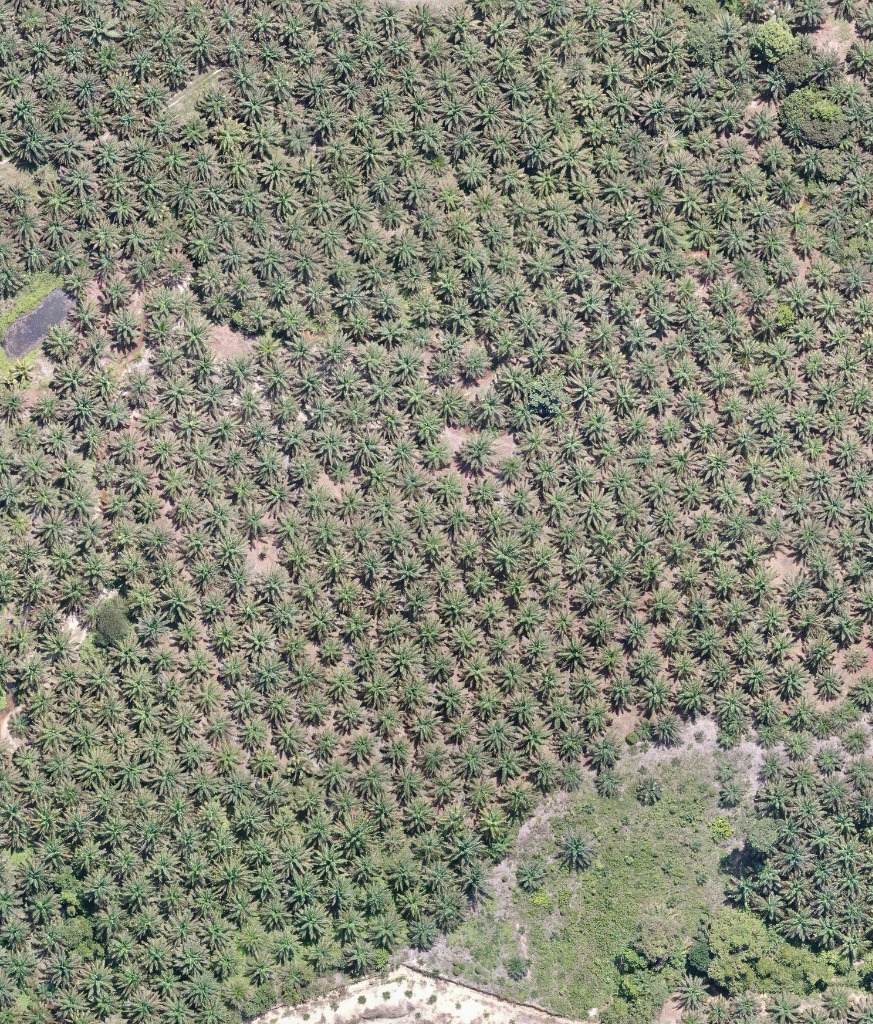
#> input picture count.jpg, 873 x 1024 px, given as the content of the folder data/raw, which was not available
$ python benchmark_generalization.py
#> lines starting #> are read from the running program, lines starting #| are printed output that depends on the picture; after the words box and inside, x2 and y2 are one past the last pixel; in counts of white or black regions, pixels touching at a corner belong together
### src/sawitvision/infer.py
"""Sliced windowing inference and cross-tile deduplication for high-resolution aerial orthomosaics."""

from typing import Any, Callable, Dict, List, Optional, Tuple, Union
import cv2
import numpy as np


def compute_iou_and_ios(
    box1: Dict[str, float], box2: Dict[str, float]
) -> Tuple[float, float]:
    """Calculate Intersection-over-Union (IoU) and Intersection-over-Smaller (IoS) between two boxes."""
    x1_a, y1_a = box1["x"], box1["y"]
    x2_a, y2_a = x1_a + box1["width"], y1_a + box1["height"]

    x1_b, y1_b = box2["x"], box2["y"]
    x2_b, y2_b = x1_b + box2["width"], y1_b + box2["height"]

    # Coordinates of intersection
    x1_i = max(x1_a, x1_b)
    y1_i = max(y1_a, y1_b)
    x2_i = min(x2_a, x2_b)
    y2_i = min(y2_a, y2_b)

    inter_w = max(0.0, x2_i - x1_i)
    inter_h = max(0.0, y2_i - y1_i)
    inter_area = inter_w * inter_h

    area_a = box1["width"] * box1["height"]
    area_b = box2["width"] * box2["height"]
    union_area = area_a + area_b - inter_area

    iou = inter_area / max(1e-5, union_area)
    ios = inter_area / max(1e-5, min(area_a, area_b))

    return iou, ios


def merge_cross_tile_detections(
    detections: List[Dict[str, Any]],
    match_metric: str = "IOS",
    match_threshold: float = 0.50,
) -> List[Dict[str, Any]]:
    """Deduplicate overlapping detections across tile borders using Greedy-NMM.

    Prevents trees lying along slice seams from being counted multiple times.
    """
    if not detections:
        return []

    # Sort descending by confidence
    sorted_dets = sorted(detections, key=lambda d: d.get("confidence", 1.0), reverse=True)
    kept_detections: List[Dict[str, Any]] = []

    for cand in sorted_dets:
        discard = False
        for kept in kept_detections:
            iou, ios = compute_iou_and_ios(cand, kept)
            metric_val = ios if match_metric == "IOS" else iou

            if metric_val >= match_threshold:
                # Duplicate detection on border seam
                discard = True
                break

        if not discard:
            kept_detections.append(cand)

    return kept_detections


def sliced_window_inference(
    image: np.ndarray,
    predict_fn: Callable[[np.ndarray, float], List[Dict[str, Any]]],
    slice_height: int = 640,
    slice_width: int = 640,
    overlap_ratio: float = 0.20,
    conf_threshold: float = 0.25,
    match_threshold: float = 0.50,
) -> List[Dict[str, Any]]:
    """Run windowed sliced inference over large orthomosaics with cross-tile deduplication.

    Args:
        image: Full image array (H, W, C).
        predict_fn: Function taking a sub-image and conf_threshold, returning detections.
        slice_height: Height of sliding window.
        slice_width: Width of sliding window.
        overlap_ratio: Overlap percentage between adjacent windows (default 20%).
        conf_threshold: Confidence threshold for predictions.
        match_threshold: Deduplication threshold for merging border detections.

    Returns:
        List of merged, global-coordinate detections.
    """
    img_h, img_w = image.shape[:2]

    # If image fits cleanly inside slice dimensions, run directly
    if img_h <= slice_height and img_w <= slice_width:
        return predict_fn(image, conf_threshold)

    stride_y = int(slice_height * (1.0 - overlap_ratio))
    stride_x = int(slice_width * (1.0 - overlap_ratio))

    y_starts = list(range(0, max(1, img_h - slice_height + 1), stride_y))
    if y_starts[-1] + slice_height < img_h:
        y_starts.append(img_h - slice_height)

    x_starts = list(range(0, max(1, img_w - slice_width + 1), stride_x))
    if x_starts[-1] + slice_width < img_w:
        x_starts.append(img_w - slice_width)

    all_detections: List[Dict[str, Any]] = []

    for y_offset in y_starts:
        for x_offset in x_starts:
            tile = image[y_offset : y_offset + slice_height, x_offset : x_offset + slice_width]
            tile_dets = predict_fn(tile, conf_threshold)

            # Translate slice-local coordinates to global orthomosaic coordinates
            for d in tile_dets:
                global_det = dict(d)
                global_det["x"] = d["x"] + x_offset
                global_det["y"] = d["y"] + y_offset
                global_det["center_x"] = d["center_x"] + x_offset
                global_det["center_y"] = d["center_y"] + y_offset
                all_detections.append(global_det)

    # Perform cross-tile deduplication
    merged = merge_cross_tile_detections(
        all_detections, match_metric="IOS", match_threshold=match_threshold
    )

    return merged

### src/sawitvision/detector.py
"""Palm crown detection models: adaptive morphological detector and deep learning interface."""

import os
from typing import Any, Dict, List, Optional, Union
import cv2
import numpy as np


class BaseDetector:
    """Abstract interface for crown detectors."""

    # [6 lines left out: function predict, not called in this run]


class AdaptiveCrownDetector(BaseDetector):
    """High-resolution aerial palm crown detector based on spectral contrast and local maxima.

    Provides accurate baseline localization and confidence scores on aerial orthomosaics.
    """

    def __init__(
        self,
        min_distance_px: int = 24,
        crown_radius_px: int = 18,
        veg_hue_range: tuple = (25, 95),
    ):
        self.min_distance_px = min_distance_px
        self.crown_radius_px = crown_radius_px
        self.veg_hue_range = veg_hue_range

    def predict(
        self,
        image: Union[str, np.ndarray],
        conf_threshold: float = 0.25,
    ) -> List[Dict[str, Any]]:
        if isinstance(image, str):
            img = cv2.imread(image)
            if img is None:
                raise FileNotFoundError(f"Failed to load image at: {image}")
        else:
            img = image.copy()

        h, w = img.shape[:2]

        # 1. Vegetation mask using HSV color space
        hsv = cv2.cvtColor(img, cv2.COLOR_BGR2HSV)
        h_min, h_max = self.veg_hue_range
        veg_mask = cv2.inRange(
            hsv, np.array([h_min, 30, 30]), np.array([h_max, 255, 255])
        )

        # 2. Excess Green Index (ExG = 2G - R - B)
        b, g, r = cv2.split(img.astype(np.float32))
        exg = 2.0 * g - r - b
        smoothed = cv2.GaussianBlur(exg, (15, 15), 3.0)

        # 3. Spatial dilation filter to find local spectral maxima
        kernel_size = 2 * self.min_distance_px + 1
        kernel = cv2.getStructuringElement(
            cv2.MORPH_ELLIPSE, (kernel_size, kernel_size)
        )
        local_max = cv2.dilate(smoothed, kernel)

        # Vegetation background filtering
        valid_pixels = smoothed[veg_mask > 0]
        if len(valid_pixels) == 0:
            return []

        base_threshold = np.percentile(valid_pixels, 30)
        max_val = np.max(smoothed)
        val_range = max(1e-5, max_val - base_threshold)

        # Candidate peaks
        peak_mask = (
            (smoothed == local_max)
            & (veg_mask > 0)
            & (smoothed > base_threshold)
        )
        peak_coords = np.argwhere(peak_mask)

        detections: List[Dict[str, Any]] = []
        r_box = self.crown_radius_px

        for y_center, x_center in peak_coords:
            score = float((smoothed[y_center, x_center] - base_threshold) / val_range)
            score = float(np.clip(score, 0.0, 1.0))

            if score < conf_threshold:
                continue

            x1 = max(0, x_center - r_box)
            y1 = max(0, y_center - r_box)
            x2 = min(w, x_center + r_box)
            y2 = min(h, y_center + r_box)
            bw = x2 - x1
            bh = y2 - y1

            detections.append(
                {
                    "center_x": float(x_center),
                    "center_y": float(y_center),
                    "x": float(x1),
                    "y": float(y1),
                    "width": float(bw),
                    "height": float(bh),
                    "confidence": score,
                    "class_name": "oil_palm",
                }
            )

        return detections


class YOLOCrownDetector(BaseDetector):
    """Deep learning detector wrapper for trained PyTorch YOLO models."""

    def __init__(self, model_path: str = "runs/sawit/weights/best.pt"):
        self.model_path = model_path
        self.model = None

    # [41 lines left out: functions load, predict, not called in this run]

### src/sawitvision/viz.py
"""Visualization tools for numbered crown detection preview and density maps."""

from typing import Any, Dict, List, Tuple
import cv2
import numpy as np


def sort_detections_deterministically(
    detections: List[Dict[str, Any]], band_height_px: float = 60.0
) -> List[Dict[str, Any]]:
    """Sort detections systematically top-to-bottom across horizontal bands, then left-to-right.

    Assigns sequential tree_id from 1 to N.
    """
    if not detections:
        return []

    # Assign each detection to a discrete row band based on vertical centroid
    def get_sort_key(d: Dict[str, Any]) -> Tuple[int, float]:
        cy = d["center_y"]
        cx = d["center_x"]
        band_idx = int(cy // band_height_px)
        return (band_idx, cx)

    sorted_dets = sorted(detections, key=get_sort_key)

    # Assign sequential 1..N IDs
    for idx, d in enumerate(sorted_dets, start=1):
        d["tree_id"] = idx

    return sorted_dets


def draw_numbered_detections(
    image: np.ndarray,
    detections: List[Dict[str, Any]],
    box_color: Tuple[int, int, int] = (0, 255, 128),  # Vibrant Green
    text_color: Tuple[int, int, int] = (255, 255, 255),
    font_scale: float = 0.45,
    thickness: int = 1,
) -> np.ndarray:
    """Draw numbered bounding boxes and badges on an image."""
    canvas = image.copy()

    for det in detections:
        x1 = int(det["x"])
        y1 = int(det["y"])
        x2 = int(det["x"] + det["width"])
        y2 = int(det["y"] + det["height"])
        tree_id = det.get("tree_id", 0)

        # Draw bounding rectangle
        cv2.rectangle(canvas, (x1, y1), (x2, y2), box_color, thickness)

        # Label formatting: sequential number
        label = str(tree_id)
        (tw, th), baseline = cv2.getTextSize(
            label, cv2.FONT_HERSHEY_SIMPLEX, font_scale, 1
        )

        # Badge coordinates above or inside top edge
        bx1 = max(0, x1)
        by1 = max(0, y1 - th - 4)
        bx2 = bx1 + tw + 4
        by2 = y1

        if by1 <= 0:
            by1 = y1
            by2 = y1 + th + 4

        # Background badge for contrast against varying foliage & shadow
        cv2.rectangle(canvas, (bx1, by1), (bx2, by2), (20, 20, 20), -1)
        cv2.rectangle(canvas, (bx1, by1), (bx2, by2), box_color, 1)

        # Draw label text
        cv2.putText(
            canvas,
            label,
            (bx1 + 2, by2 - 2),
            cv2.FONT_HERSHEY_SIMPLEX,
            font_scale,
            text_color,
            1,
            cv2.LINE_AA,
        )

    # Draw total inventory summary overlay at top-left
    total_count = len(detections)
    summary_text = f"SawitVision Stand Inventory: {total_count} trees"
    (stw, sth), _ = cv2.getTextSize(
        summary_text, cv2.FONT_HERSHEY_SIMPLEX, 0.65, 2
    )
    cv2.rectangle(canvas, (10, 10), (20 + stw, 20 + sth + 10), (10, 10, 10), -1)
    cv2.rectangle(canvas, (10, 10), (20 + stw, 20 + sth + 10), box_color, 1)
    cv2.putText(
        canvas,
        summary_text,
        (15, 15 + sth + 2),
        cv2.FONT_HERSHEY_SIMPLEX,
        0.65,
        (255, 255, 255),
        2,
        cv2.LINE_AA,
    )

    return canvas


# [19 lines left out: function generate_density_heatmap, not called in this run]

### src/sawitvision/blocks.py
"""Management block spatial containment, planting regularity, and stand vacancy detection."""

import json
from typing import Any, Dict, List, Optional, Tuple
import cv2
import numpy as np
from scipy.spatial import Delaunay, KDTree


class ManagementBlock:
    """Represents a plantation management block defined by a polygon."""

    # [17 lines left out: functions __init__, contains_point, not called in this run]

    def compute_area_px(self) -> float:
        """Calculate polygon area in square pixels using Green's theorem."""
        return float(abs(cv2.contourArea(self.polygon_coords)))

    # [38 lines left out: functions compute_area_hectares, assign_trees_to_blocks, not called in this run]


def calculate_planting_regularity(
    tree_points: np.ndarray,
    gsd_m: float = 0.08,
) -> Dict[str, float]:
    """Evaluate planting grid regularity using Nearest-Neighbor Distance (NND) and Clark-Evans Index."""
    if len(tree_points) < 4:
        return {
            "mean_spacing_m": 0.0,
            "std_spacing_m": 0.0,
            "cv_spacing": 0.0,
            "clark_evans_r": 0.0,
            "regularity_score": 0.0,
        }

    kdtree = KDTree(tree_points)
    # Query distance to nearest neighbor (k=2: 1st is point itself, 2nd is nearest neighbor)
    distances, _ = kdtree.query(tree_points, k=2)
    nnd_px = distances[:, 1]
    nnd_m = nnd_px * gsd_m

    mean_spacing_m = float(np.mean(nnd_m))
    std_spacing_m = float(np.std(nnd_m))
    cv = float(std_spacing_m / max(1e-5, mean_spacing_m))

    # Clark-Evans Aggregation Index: R = r_obs / r_exp
    # r_exp = 1 / (2 * sqrt(density))
    # Estimate bounding box area
    min_x, min_y = np.min(tree_points, axis=0)
    max_x, max_y = np.max(tree_points, axis=0)
    box_area_m2 = max(1e-3, (max_x - min_x) * (max_y - min_y) * (gsd_m**2))
    density_per_m2 = len(tree_points) / box_area_m2
    r_exp_m = 1.0 / (2.0 * np.sqrt(max(1e-6, density_per_m2)))
    clark_evans_r = float(mean_spacing_m / max(1e-5, r_exp_m))

    # Regularity Score (0 to 100): perfectly regular commercial triangular lattices have R ~ 1.8-2.1 and low CV (< 0.15)
    # Scaled where R >= 1.5 and CV <= 0.20 scores > 85%
    regularity_score = float(np.clip((1.0 - cv) * (min(clark_evans_r, 2.0) / 2.0) * 100.0, 0.0, 100.0))

    return {
        "mean_spacing_m": round(mean_spacing_m, 2),
        "std_spacing_m": round(std_spacing_m, 2),
        "cv_spacing": round(cv, 3),
        "clark_evans_r": round(clark_evans_r, 2),
        "regularity_score": round(regularity_score, 1),
    }


# [110 lines left out: functions detect_stand_vacancies, compute_block_summary, not called in this run]

### scripts/benchmark_generalization.py
#!/usr/bin/env python3
"""Cross-dataset and multi-condition generalization benchmark for Program Count."""

import argparse
import glob
import os
import sys
import cv2
import numpy as np

# Add src to path
sys.path.insert(0, os.path.abspath(os.path.join(os.path.dirname(__file__), "..", "src")))

from sawitvision.blocks import calculate_planting_regularity
from sawitvision.detector import AdaptiveCrownDetector
from sawitvision.infer import sliced_window_inference
from sawitvision.viz import draw_numbered_detections, sort_detections_deterministically


def evaluate_tile(image_path: str, output_dir: str, tile_size: int = 640):
    img = cv2.imread(image_path)
    if img is None:
        print(f"Skipping unreadable file: {image_path}")
        return None

    h, w = img.shape[:2]
    filename = os.path.basename(image_path)
    base_name = os.path.splitext(filename)[0]

    detector = AdaptiveCrownDetector()
    if h > tile_size or w > tile_size:
        raw_dets = sliced_window_inference(
            img,
            predict_fn=lambda tile, conf: detector.predict(tile, conf_threshold=conf),
            slice_height=tile_size,
            slice_width=tile_size,
            overlap_ratio=0.20,
            conf_threshold=0.25,
        )
    else:
        raw_dets = detector.predict(img, conf_threshold=0.25)

    sorted_dets = sort_detections_deterministically(raw_dets)
    total_count = len(sorted_dets)

    # Calculate spatial metrics
    if total_count >= 4:
        pts = np.array([[d["center_x"], d["center_y"]] for d in sorted_dets])
        reg = calculate_planting_regularity(pts, gsd_m=0.08)
    else:
        reg = {"mean_spacing_m": 0.0, "cv_spacing": 0.0, "clark_evans_r": 0.0, "regularity_score": 0.0}

    # Render annotated preview
    annotated = draw_numbered_detections(img, sorted_dets)
    preview_path = os.path.join(output_dir, f"{base_name}_numbered.jpg")
    cv2.imwrite(preview_path, annotated)

    # Estimate area in hectares (GSD = 0.08m/px)
    area_ha = (w * 0.08 * h * 0.08) / 10000.0
    density_ha = total_count / max(1e-4, area_ha)

    return {
        "dataset_tile": filename,
        "resolution": f"{w}x{h}",
        "trees_counted": total_count,
        "area_ha": round(area_ha, 3),
        "density_t_ha": round(density_ha, 1),
        "mean_spacing_m": reg["mean_spacing_m"],
        "spacing_cv": reg["cv_spacing"],
        "regularity_r": reg["clark_evans_r"],
        "preview_path": preview_path,
    }


def main():
    parser = argparse.ArgumentParser(description="Run cross-dataset and multi-condition benchmark.")
    parser.add_argument("--data-dir", default="data/raw", help="Directory containing benchmark tiles.")
    parser.add_argument("--output-dir", default="output_count/benchmark_comparison", help="Output directory.")
    args = parser.parse_args()

    os.makedirs(args.output_dir, exist_ok=True)
    image_files = sorted(glob.glob(os.path.join(args.data_dir, "*.jpg")) + glob.glob(os.path.join(args.data_dir, "*.tif")))

    if not image_files:
        print(f"No benchmark images found in: {args.data_dir}")
        sys.exit(1)

    print(f"Found {len(image_files)} benchmark image(s) in {args.data_dir}/\n")
    results = []

    for img_p in image_files:
        print(f"Evaluating: {os.path.basename(img_p)}...")
        res = evaluate_tile(img_p, args.output_dir)
#> in evaluate_tile, img is the input picture: shape (1024, 873, 3); mean B, G, R 118.1, 134.6, 132.7
#> the loop in sliced_window_inference, `for y_offset in y_starts:` made 2 passes
#> pass 1, in predict, `veg_mask = cv2.inRange( hsv, np.array([h_min, 30, 30]), np.array([h_ma..`:
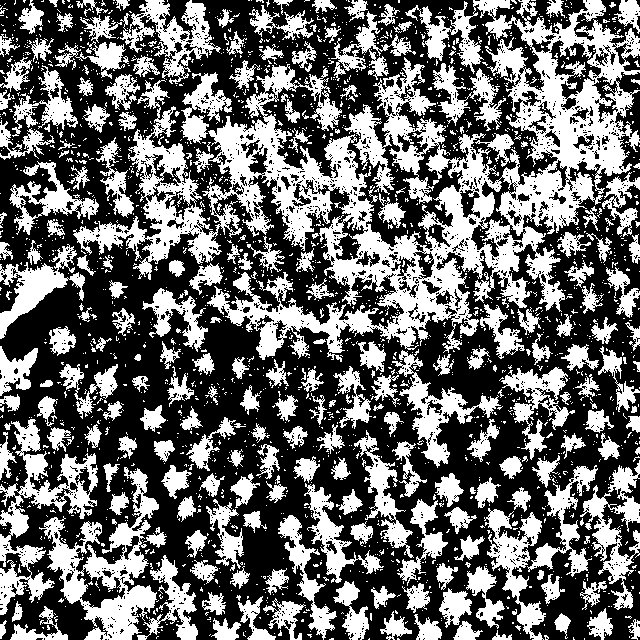
#> veg_mask: shape (640, 640); 41.5% white; 2075 white regions (1831 under 20 px), largest, box (x1, y1, x2, y2) and area: (73, 0, 640, 362) 60743, (39, 467, 159, 640) 6881, (0, 419, 98, 615) 5393
#> pass 1, in predict, `b, g, r = cv2.split(img.astype(np.float32))`:
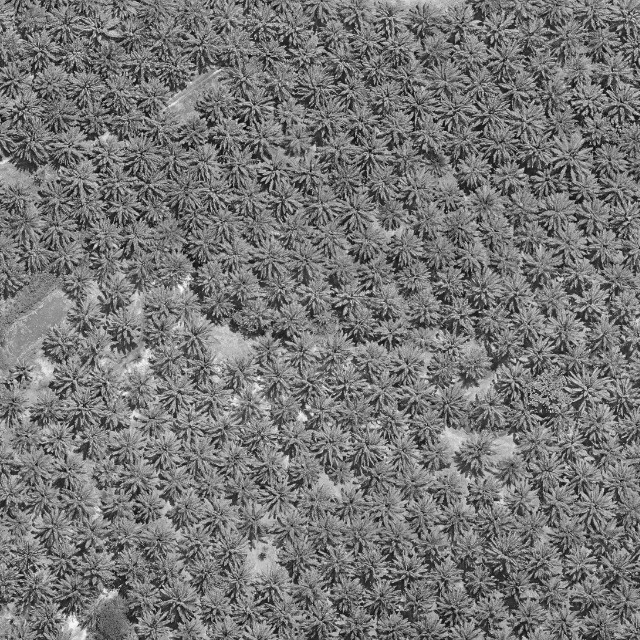
#> b: shape (640, 640) float32; min 2, max 255, mean 119.2
#> pass 1, in predict, `b, g, r = cv2.split(img.astype(np.float32))`:
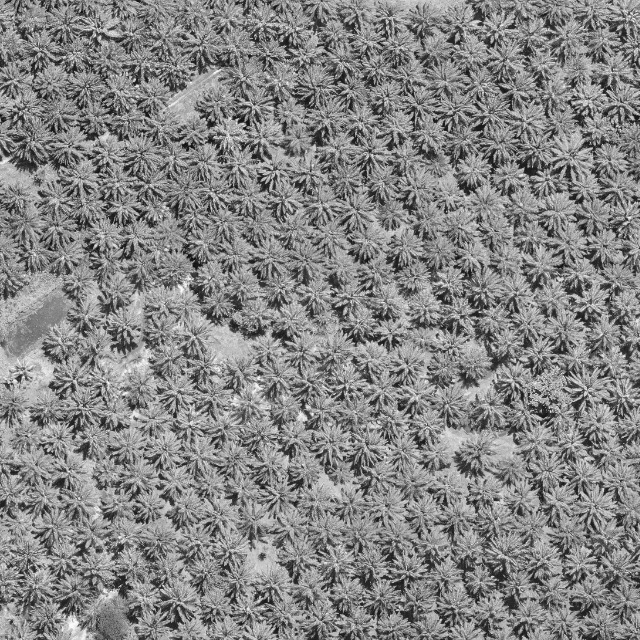
#> g: shape (640, 640) float32; min 10, max 253, mean 133.9
#> after the loop in sliced_window_inference, `for y_offset in y_starts:`:
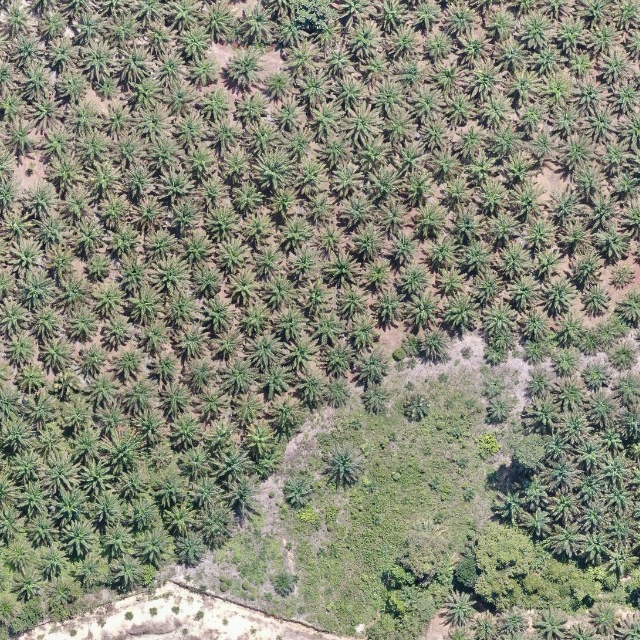
#> tile: shape (640, 640, 3); mean B, G, R 119.6, 136.7, 135.1
#> after the loop in sliced_window_inference, `for y_offset in y_starts:`: all_detections = 1209 items
#> (the rest of the program and of its run is left out)
